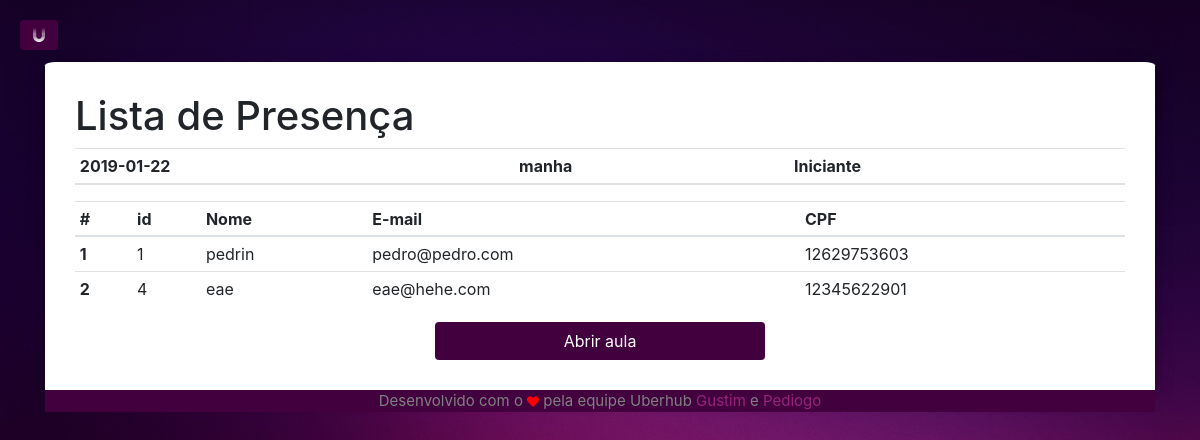
Screenshot of /lista/6 (signed in) with the database file from the repository.
### app/models/tables.py (models this page shows, shortened)
class Aula(db.Model):
    __tablename__ = "aula"
    id       = db.Column(db.Integer, primary_key=True, autoincrement=True)
    dia      = db.Column(db.Date)
    horario  = db.Column(db.String(5), CheckConstraint('horario="manha" or horario="tarde"'), nullable=False)
    nivel    = db.Column(db.String(15), nullable=False)
    ativa    = db.Column(db.Boolean, default=False, server_default=sa.sql.expression.false(), nullable=False)
    id_prof  = db.Column(db.Integer, db.ForeignKey('professor.id'))
    fk_professor =  db.relationship('Professor', foreign_keys=id_prof)

class Aluno(db.Model):
    __tablename__ = "aluno"
    id       = db.Column(db.Integer, primary_key=True, autoincrement=True)
    cpf      = db.Column(db.String(11), nullable=False, unique=True)
    email    = db.Column(db.String(50), nullable=False, unique=True)
    nome     = db.Column(db.String(50), nullable=False)
    telefone = db.Column(db.String(11))
    horario  = db.Column(db.String(5), CheckConstraint('horario IN ("manha", "tarde")'), nullable=False)
    ID_URI   = db.Column(db.String(5), unique=True)

### app/controllers/default.py (the view)
@app.route("/lista/")
@app.route("/lista/<id_aula>")
def lista(id_aula=None):
    if current_user.is_authenticated:
        if id_aula == None:
            id_aula = tables.Aula.query.filter_by(id_prof=current_user.id).order_by(tables.Aula.id.desc()).first().id
        aula = tables.Aula.query.filter_by(id=id_aula).first()
        alunos = session.query(tables.Aluno).join(tables.Presenca).filter_by(id_aula=id_aula).all()
        print(aula)
        print(alunos)
        print("printei")
        return render_template('home/table.html',
                                alunos=alunos, aula=aula)
    else:
        return redirect(url_for('login'))

### app/controllers/default.py (called while the page is built)
@lm.user_loader
def load_user(id):
    return tables.Professor.query.filter_by(id=id).first()

### app/models/tables.py (called while the page is built)
    @property
    def is_authenticated(self):
        return True

### app/templates/home/table.html (shortened to what this page needs)
{% extends 'base.html' %}
    {% block body %}
    <h1>Lista de Presença</h1>
    <table class="table table-hover table-sm">
        <thead>
          <tr>
            <th scope="col">{{ aula.dia }}</th>
            <th scope="col">{{ aula.horario }}</th>
            <th scope="col">{{ aula.nivel }}</th>
          </tr>
        </thead>
      </table>
      {% if alunos[0] %}
      <table class="table table-hover table-sm">
        <thead>
          <tr>
            <th scope="col">#</th>
            <th scope="col">id</th>
            <th scope="col">Nome</th>
            <th scope="col">E-mail</th>
            <th scope="col">CPF</th>
          </tr>
        </thead>
        <tbody>
          {% for aluno in alunos %}
          <tr>
            <th scope="row">{{ loop.index }}</th>
            <td>{{ aluno.id }}</td>
            <td>{{ aluno.nome }}</td>
            <td>{{ aluno.email }}</td>
            <td>{{ aluno.cpf }}</td>
          </tr>
          {% endfor %}
        </tbody>
      </table>
        {% if aula.ativa %}
        <div class="row">
          <div class="col-md mb">
          </div>
          <div class="col-md mb">
            <a href="{{ url_for('fecharaula', id_aula=aula.id) }}" class="btn" id="enviar">Fechar aula</a>
          </div>
          <div class="col-md mb">
          </div>
        </div>
        {% else %}
        <div class="row">
          <div class="col-md mb">
          </div>
          <div class="col-md mb">
            <a href="{{ url_for('abriraula', id_aula=aula.id) }}" class="btn" id="enviar">Abrir aula</a>
          </div>
          <div class="col-md mb">
          </div>
        </div>
        {% endif %}
      {% endif %}
    {% endblock %}

### app/static/home/simple-sidebar.css (style rules this page uses)
body.bg { overflow-x: hidden; background-image: url(../img/bg.jpg); background-color: #E6E6FA; background-size: 100%; }
html { scroll-behavior: smooth; }
#enviar { width: 100%; }
.btn { background-color: #42003f; color: white; }

### rows the page displays
Aula: dia "2019-01-22", horario "manha", nivel "Iniciante"
Aluno: id "1", nome "pedrin", email "pedro@pedro.com", cpf "12629753603"
Aluno: id "4", nome "eae", email "eae@hehe.com", cpf "12345622901"
